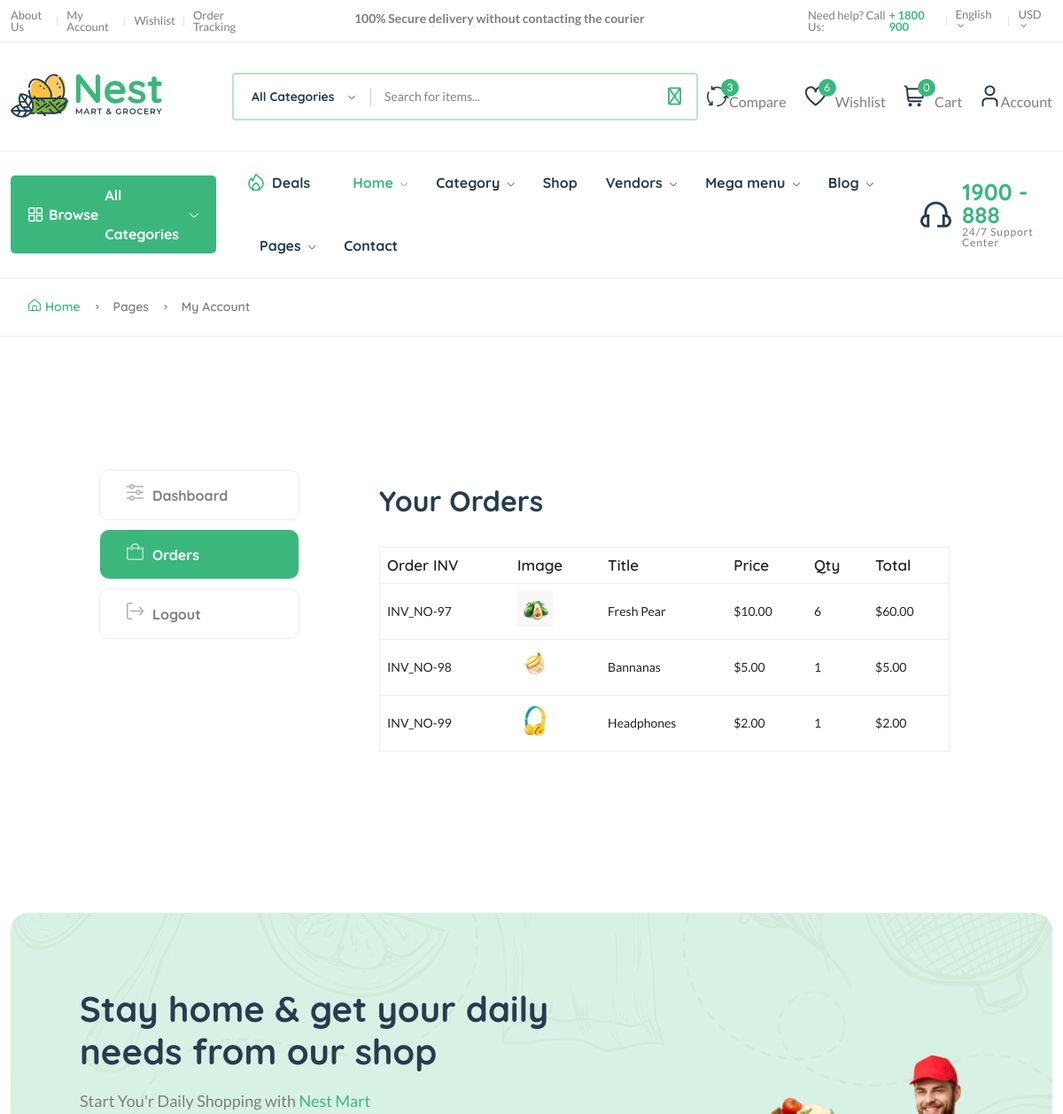
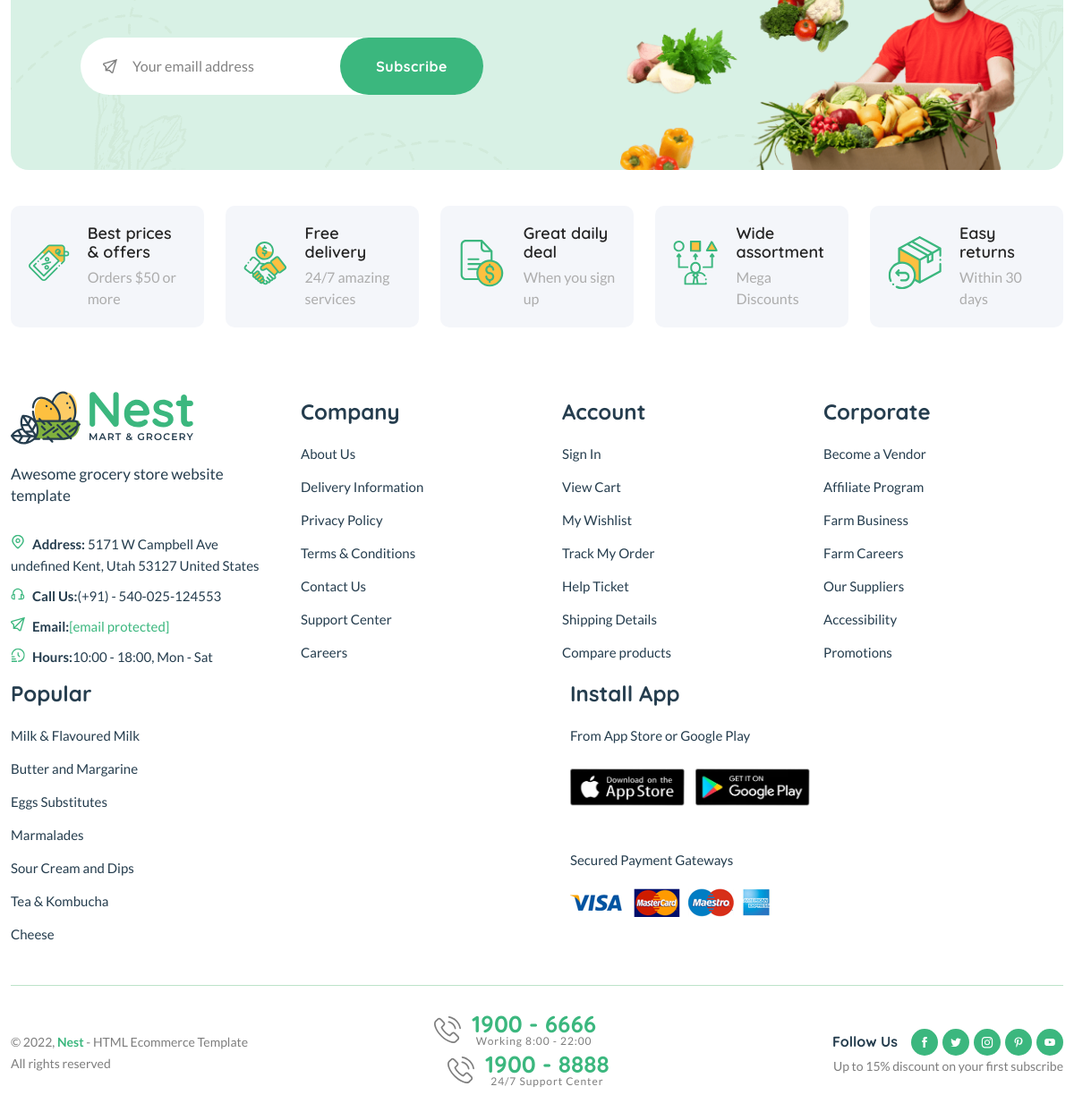
/dashboard/order/32 (signed in), run on the app's committed database (2 pictures, top to bottom).
### core/models.py (models this page shows, shortened)
class CartOrderProducts(models.Model):
    order = models.ForeignKey(CartOrder, on_delete=models.CASCADE)
    invoice_no = models.CharField(max_length=200)
    product_status = models.CharField(max_length=200)
    item = models.CharField(max_length=200)
    image = models.CharField(max_length=200)
    qty = models.IntegerField(default=0)
    price = models.DecimalField(max_digits=99999999999999, decimal_places=2, default="1.99")
    total = models.DecimalField(max_digits=99999999999999, decimal_places=2, default="1.99")
    class  Meta:
        verbose_name_plural = "Cart Order Items"

### core/views.py (the view)
# urls.py: path("dashboard/order/<int:id>", order_detail, name="order-detail"),
def order_detail(request, id):
    order = CartOrder.objects.get(user=request.user, id=id)
    order_items = CartOrderProducts.objects.filter(order=order)
    context = {
        "order_items":order_items,
    }
    return render(request, 'core/order-detail.html', context)

### core/context_processor.py (called while the page is built)
def default(request):
    categories = Category.objects.all()
    vendors = Vendor.objects.all()
    min_max_price = Product.objects.aggregate(Min("price"), Max("price"))
    try:
        address = Address.objects.get(user=request.user)
    except:
        address = None
    return {
        'categories':categories,
        'address':address,
        'vendors':vendors,
        'min_max_price':min_max_price
    }

### templates/core/order-detail.html (shortened to what this page needs)
{% extends 'partials/base.html' %}
{% load static %}
{% block content %}
    <main class="main pages">
        <div class="page-header breadcrumb-wrap">
            <div class="container">
                <div class="breadcrumb">
                    <a href="index.html" rel="nofollow"><i class="fi-rs-home mr-5"></i>Home</a>
                    <span></span> Pages <span></span> My Account
                </div>
            </div>
        </div>
        <div class="page-content pt-150 pb-150">
            <div class="container">
                <div class="row">
                    <div class="col-lg-10 m-auto">
                        <div class="row">
                            <div class="col-md-3">
                                <div class="dashboard-menu">
                                    <ul class="nav flex-column" role="tablist">
                                        <li class="nav-item">
                                            <a class="nav-link" href="{% url 'core:dashboard' %}"><i class="fi-rs-settings-sliders mr-10"></i>Dashboard</a>
                                        </li>
                                        <li class="nav-item">
                                            <a class="nav-link active" id="orders-tab" data-bs-toggle="tab" href="#orders"><i class="fi-rs-shopping-bag mr-10"></i>Orders</a>
                                        </li>
                                        <li class="nav-item">
                                            <a class="nav-link" href="{% url 'userauths:sign-in' %}"><i class="fi-rs-sign-out mr-10"></i>Logout</a>
                                        </li>
                                    </ul>
                                </div>
                            </div>
                            <div class="col-md-9">
                                <div class="tab-content account dashboard-content pl-50">
                                    <div class="tab-pane fade active show" id="orders" role="tabpanel" aria-labelledby="orders-tab">
                                        <div class="card">
                                            <div class="card-header">
                                                <h3 class="mb-0">Your Orders</h3>
                                            </div>
                                            <div class="card-body">
                                                <div class="table-responsive">
                                                    <table class="table">
                                                        <thead>
                                                            <tr>
                                                                <th>Order INV</th>
                                                                <th>Image</th>
                                                                <th>Title</th>
                                                                <th>Price</th>
                                                                <th>Qty</th>
                                                                <th>Total</th>
                                                            </tr>
                                                        </thead>
                                                        <tbody>
                                                            {% for o in order_items %}
                                                            <tr>
                                                                <td>INV_NO-{{o.id}}</td>
                                                                <td>
                                                                    <p><img src="{{o.image}}" style="width: 40px; height: 40px; object-fit: cover;" alt=""></p>
                                                                </td>
                                                                <td>{{o.item}}</td>
                                                                <td>${{o.price}}</td>
                                                                <td>{{o.qty}}</td>
                                                                <td>${{o.total}}</td>
                                                            </tr>
                                                            {% endfor %}
                                                        </tbody>
                                                    </table>
                                                </div>
                                            </div>
                                        </div>
                                    </div>
                                </div>
                            </div>
                        </div>
                    </div>
                </div>
            </div>
        </div>
    </main>
{% endblock content %}

### data on the page
CartOrderProducts: id "97", image (picture), item "Fresh Pear", price "10.00", qty "6", total "60.00"
CartOrderProducts: id "98", image (picture), item "Bannanas", price "5.00", qty "1", total "5.00"
CartOrderProducts: id "99", image (picture), item "Headphones", price "2.00", qty "1", total "2.00"

### other printed values
{{ request.session.cart_data_obj|length }} "0"
